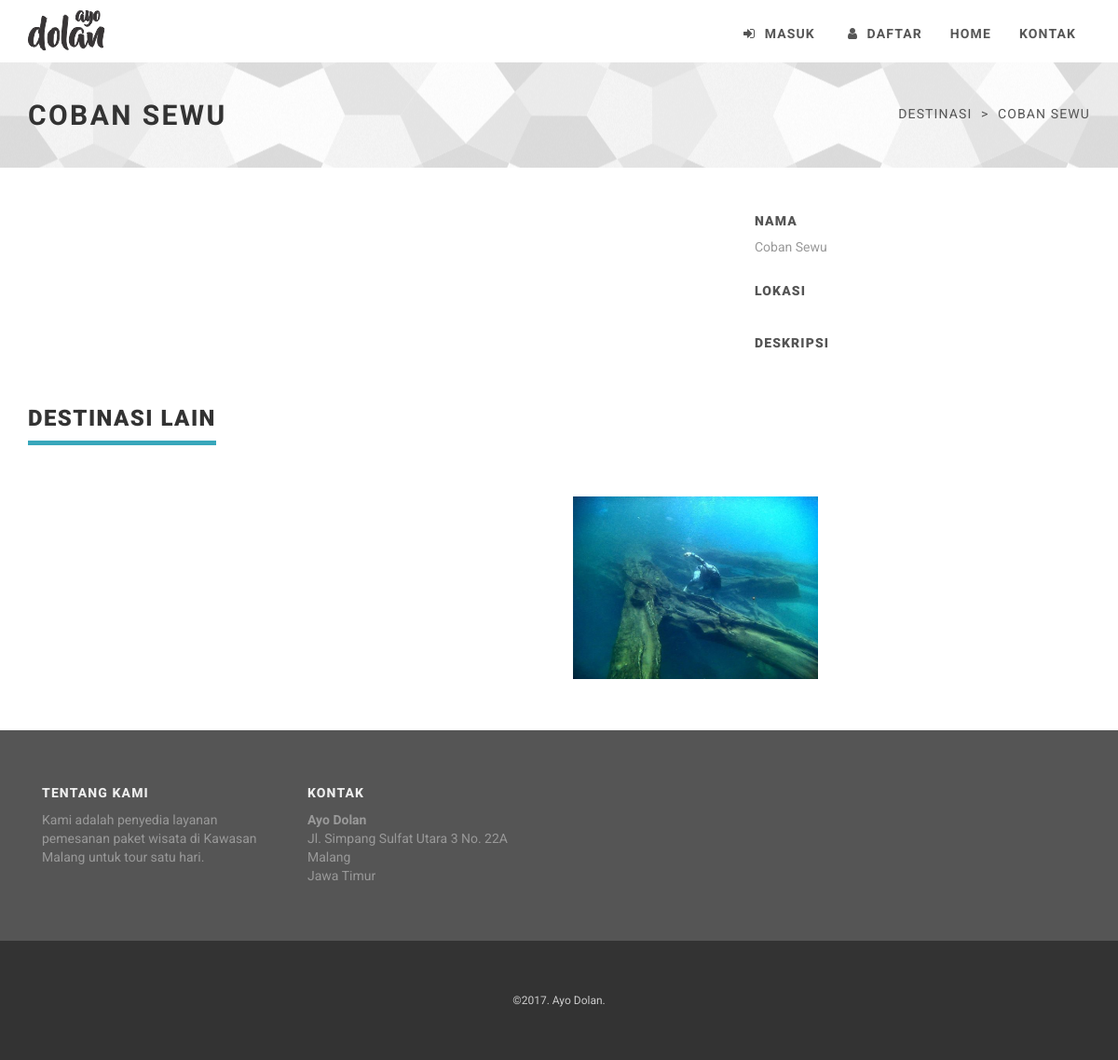
The app's page /destinasi/lihat/4 with its own data.
### tables this page shows
CREATE TABLE `tb_destinasi` (
  `id_destinasi` int(255) NOT NULL,
  `nama_destinasi` varchar(255) NOT NULL,
  `lokasi` text NOT NULL,
  `intro_destinasi` text NOT NULL,
  `gambar_destinasi` text NOT NULL
);

### application/controllers/destinasi.php (called while the page is built, shortened)
<?php
class Destinasi extends CI_Controller {
	public function __construct()
	{
		$this->load->model('destinasi_model');
		$this->load->model('blog_model');
	}
	public function lihat($id_destinasi)
	{
		$data['destinasi_detail'] = $this->destinasi_model->get_destinasi_detail($id_destinasi);
		$data['two_destinasi'] = $this->destinasi_model->get_two_destinasi();
		$data['four_destinasi'] = $this->destinasi_model->get_four_destinasi();
		$data['main_view'] = 'destinasi_view';
		$this->load->view('template_view', $data);
	}
}

### index.php (called while the page is built, shortened)
<?php
require_once BASEPATH.'core/CodeIgniter.php';

### application/models/destinasi_model.php (called while the page is built, shortened)
<?php
class Destinasi_model extends CI_Model {
	public $db_table = 'tb_destinasi';
	public function get_four_destinasi()
	{
		return $this->db->order_by('id_destinasi','DESC')
						->limit(4)
						->get($this->db_table)
						->result();
	}
	public function get_destinasi_detail($id_destinasi)
	{
		return $this->db->where('id_destinasi',$id_destinasi)
						->limit(1)
						->get($this->db_table)
						->row();
	}
}

### application/views/destinasi_view.php (the view, shortened to what this page needs)
<div id="heading-breadcrumbs">
    <div class="container">
        <div class="row">
            <div class="col-md-7">
                <h1><?php echo $destinasi_detail->nama_destinasi; ?></h1>
            </div>
            <div class="col-md-5">
                <ul class="breadcrumb">
                    <li>Destinasi</li>
                    <li><?php echo $destinasi_detail->nama_destinasi; ?></li>
                </ul>
            </div>
        </div>
    </div>
</div>
<div id="content">
    <div class="container">
        <div class="row portfolio-project">
            <section>
                <div class="col-sm-8">
                    <br>
                </div>
                <div class="col-sm-4">
                    <div class="project-more">
                        <h4>Nama</h4>
                        <p><?php echo $destinasi_detail->nama_destinasi; ?></p>
                    </div>
                    <div class="project-more">
                        <h4>Lokasi</h4>
                        <p><?php echo $destinasi_detail->lokasi; ?></p>
                    </div>
                    <div class="project-more">
                        <h4>Deskripsi</h4>
                        <p><?php echo $destinasi_detail->intro_destinasi; ?></p>
                    </div>
                </div>
            </section>
        </div>
        <section>
            <div class="row portfolio">
                <div class="col-md-12">
                    <div class="heading">
                        <h3>Destinasi Lain</h3>
                    </div>
                </div>
                <?php
                    foreach ($four_destinasi as $dfour) {
                        echo '
                            <div class="col-sm-6 col-md-3">
                                <div class="box-image">
                                    <div class="image">
                                        <img src="'.base_url().'assets/img/'.$dfour->gambar_destinasi.'" alt="" class="img-responsive">
                                    </div>
                                    <div class="bg"></div>
                                    <div class="name">
                                        <h3><a href="#">'.$dfour->nama_destinasi.'</a></h3>
                                    </div>
                                    <div class="text">
                                        <p class="buttons">
                                            <a href="'.base_url().'destinasi/lihat/'.$dfour->id_destinasi.'" class="btn btn-template-transparent-primary">Lihat</a>
                                        </p>
                                    </div>
                                </div>
                            </div>
                        ';
                    }
                ?>
            </div>
        </section>
    </div>
</div>

### assets/css/style.default.css (style rules this page uses)
section, div.section { margin-bottom: 40px; }
.heading { margin-bottom: 40px; }
.heading h1, .heading h2, .heading h3, .heading h4, .heading h5 { display: inline-block; border-bottom: solid 5px #38a7bb; line-height: 1.1; margin-bottom: 0; padding-bottom: 10px; vertical-align: middle; text-transform: uppercase; letter-spacing: 0.06em; }
.box-image { position: relative; overflow: hidden; text-align: center; margin: 15px 0; }
#heading-breadcrumbs { background: url('../img/texture-bw.png') center center repeat; padding: 20px 0; margin-bottom: 40px; }
#heading-breadcrumbs h1 { color: #333333; text-transform: uppercase; font-size: 30px; font-weight: 700; letter-spacing: 0.08em; }
#heading-breadcrumbs ul.breadcrumb { margin-top: 5px; margin-bottom: 0; }
.portfolio-project .project-more h4 { color: #555555; text-transform: uppercase; margin-bottom: 0; text-align: left; font-size: 14px; letter-spacing: 0.08em; }
.portfolio-project .project-more p { color: #999999; padding: 10px 0; margin-bottom: 20px; text-align: left; }
.breadcrumb { font-family: "Roboto", Helvetica, Arial, sans-serif; text-transform: uppercase; background-color: none; letter-spacing: 0.08em; }
body { font-family: "Roboto", Helvetica, Arial, sans-serif; font-size: 14px; line-height: 1.42857143; color: #555555; }
.breadcrumb { padding: 20px 0; margin-bottom: 20px; background-color: transparent; border-radius: 0; text-align: right; }
.breadcrumb > li + li:before { content: ">\00a0"; color: #555555; }
h1, h2, h3, h4, h5, h6, .h1, .h2, .h3, .h4, .h5, .h6 { font-family: "Roboto", Helvetica, Arial, sans-serif; font-weight: 900; line-height: 1.1; color: #333333; }
h1, .h1, h2, .h2, h3, .h3 { margin-top: 20px; margin-bottom: 20px; }
p { margin: 0 0 10px; }

### records on screen
tb_destinasi: nama_destinasi "COBAN SEWU", nama_destinasi "Coban Sewu"
tb_destinasi: gambar_destinasi (picture)
